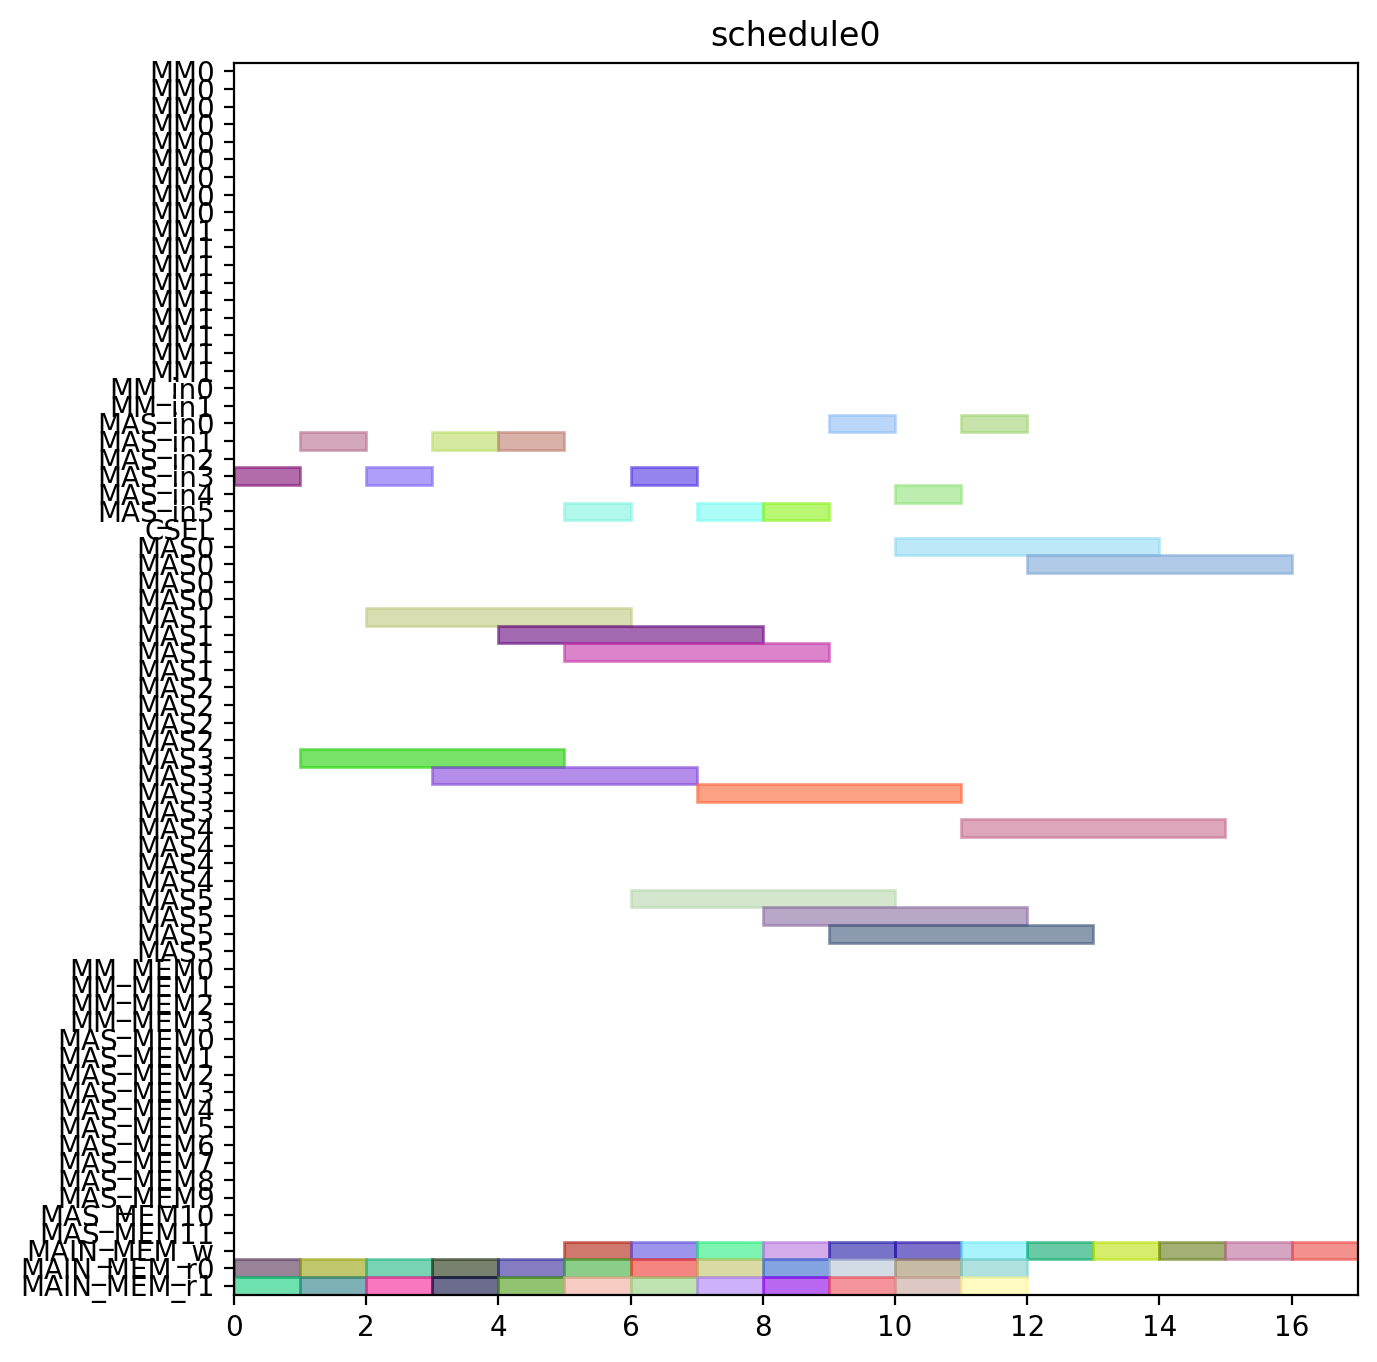

The Python source for this figure:
from pyschedule import Scenario, solvers, plotters, alt


def solve():
	horizon = 120
	S = Scenario("schedule0", horizon=horizon)

	# resource
	MM = S.Resources('MM', num=2, size=9)
	MM_in = S.Resources('MM_in', num=2)
	MAS_in = S.Resources('MAS_in', num=6)
	CSEL = S.Resource('CSEL')
	MAS = S.Resources('MAS', num=6, size=4, periods=range(1, horizon))
	MM_MEM = S.Resources('MM_MEM', num=4)
	MAS_MEM = S.Resources('MAS_MEM', num=12)
	MAIN_MEM_w = S.Resource('MAIN_MEM_w', size=1)
	MAIN_MEM_r = S.Resources('MAIN_MEM_r', num=2)

	# result of previous scheduling

	# new tasks
	c000 = S.Task('c000', length=4, delay_cost=1)
	c000 += alt(MAS)
	c000_in = S.Task('c000_in', length=1, delay_cost=1)
	c000_in += alt(MAS_in)
	S += c000_in*MAS_in[0]<=c000*MAS[0]

	S += c000_in*MAS_in[1]<=c000*MAS[1]

	S += c000_in*MAS_in[2]<=c000*MAS[2]

	S += c000_in*MAS_in[3]<=c000*MAS[3]

	S += c000_in*MAS_in[4]<=c000*MAS[4]

	S += c000_in*MAS_in[5]<=c000*MAS[5]

	S += 0<c000

	c000_w = S.Task('c000_w', length=1, delay_cost=1)
	c000_w += alt(MAIN_MEM_w)
	S += c000 <= c000_w

	c000_mem0 = S.Task('c000_mem0', length=1, delay_cost=1)
	c000_mem0 += MAIN_MEM_r[0]
	S += c000_mem0 <= c000

	c000_mem1 = S.Task('c000_mem1', length=1, delay_cost=1)
	c000_mem1 += MAIN_MEM_r[1]
	S += c000_mem1 <= c000

	c001 = S.Task('c001', length=4, delay_cost=1)
	c001 += alt(MAS)
	c001_in = S.Task('c001_in', length=1, delay_cost=1)
	c001_in += alt(MAS_in)
	S += c001_in*MAS_in[0]<=c001*MAS[0]

	S += c001_in*MAS_in[1]<=c001*MAS[1]

	S += c001_in*MAS_in[2]<=c001*MAS[2]

	S += c001_in*MAS_in[3]<=c001*MAS[3]

	S += c001_in*MAS_in[4]<=c001*MAS[4]

	S += c001_in*MAS_in[5]<=c001*MAS[5]

	S += 0<c001

	c001_w = S.Task('c001_w', length=1, delay_cost=1)
	c001_w += alt(MAIN_MEM_w)
	S += c001 <= c001_w

	c001_mem0 = S.Task('c001_mem0', length=1, delay_cost=1)
	c001_mem0 += MAIN_MEM_r[0]
	S += c001_mem0 <= c001

	c001_mem1 = S.Task('c001_mem1', length=1, delay_cost=1)
	c001_mem1 += MAIN_MEM_r[1]
	S += c001_mem1 <= c001

	c010 = S.Task('c010', length=4, delay_cost=1)
	c010 += alt(MAS)
	c010_in = S.Task('c010_in', length=1, delay_cost=1)
	c010_in += alt(MAS_in)
	S += c010_in*MAS_in[0]<=c010*MAS[0]

	S += c010_in*MAS_in[1]<=c010*MAS[1]

	S += c010_in*MAS_in[2]<=c010*MAS[2]

	S += c010_in*MAS_in[3]<=c010*MAS[3]

	S += c010_in*MAS_in[4]<=c010*MAS[4]

	S += c010_in*MAS_in[5]<=c010*MAS[5]

	S += 0<c010

	c010_w = S.Task('c010_w', length=1, delay_cost=1)
	c010_w += alt(MAIN_MEM_w)
	S += c010 <= c010_w

	c010_mem0 = S.Task('c010_mem0', length=1, delay_cost=1)
	c010_mem0 += MAIN_MEM_r[0]
	S += c010_mem0 <= c010

	c010_mem1 = S.Task('c010_mem1', length=1, delay_cost=1)
	c010_mem1 += MAIN_MEM_r[1]
	S += c010_mem1 <= c010

	c011 = S.Task('c011', length=4, delay_cost=1)
	c011 += alt(MAS)
	c011_in = S.Task('c011_in', length=1, delay_cost=1)
	c011_in += alt(MAS_in)
	S += c011_in*MAS_in[0]<=c011*MAS[0]

	S += c011_in*MAS_in[1]<=c011*MAS[1]

	S += c011_in*MAS_in[2]<=c011*MAS[2]

	S += c011_in*MAS_in[3]<=c011*MAS[3]

	S += c011_in*MAS_in[4]<=c011*MAS[4]

	S += c011_in*MAS_in[5]<=c011*MAS[5]

	S += 0<c011

	c011_w = S.Task('c011_w', length=1, delay_cost=1)
	c011_w += alt(MAIN_MEM_w)
	S += c011 <= c011_w

	c011_mem0 = S.Task('c011_mem0', length=1, delay_cost=1)
	c011_mem0 += MAIN_MEM_r[0]
	S += c011_mem0 <= c011

	c011_mem1 = S.Task('c011_mem1', length=1, delay_cost=1)
	c011_mem1 += MAIN_MEM_r[1]
	S += c011_mem1 <= c011

	c100 = S.Task('c100', length=4, delay_cost=1)
	c100 += alt(MAS)
	c100_in = S.Task('c100_in', length=1, delay_cost=1)
	c100_in += alt(MAS_in)
	S += c100_in*MAS_in[0]<=c100*MAS[0]

	S += c100_in*MAS_in[1]<=c100*MAS[1]

	S += c100_in*MAS_in[2]<=c100*MAS[2]

	S += c100_in*MAS_in[3]<=c100*MAS[3]

	S += c100_in*MAS_in[4]<=c100*MAS[4]

	S += c100_in*MAS_in[5]<=c100*MAS[5]

	S += 0<c100

	c100_w = S.Task('c100_w', length=1, delay_cost=1)
	c100_w += alt(MAIN_MEM_w)
	S += c100 <= c100_w

	c100_mem0 = S.Task('c100_mem0', length=1, delay_cost=1)
	c100_mem0 += MAIN_MEM_r[0]
	S += c100_mem0 <= c100

	c100_mem1 = S.Task('c100_mem1', length=1, delay_cost=1)
	c100_mem1 += MAIN_MEM_r[1]
	S += c100_mem1 <= c100

	c101 = S.Task('c101', length=4, delay_cost=1)
	c101 += alt(MAS)
	c101_in = S.Task('c101_in', length=1, delay_cost=1)
	c101_in += alt(MAS_in)
	S += c101_in*MAS_in[0]<=c101*MAS[0]

	S += c101_in*MAS_in[1]<=c101*MAS[1]

	S += c101_in*MAS_in[2]<=c101*MAS[2]

	S += c101_in*MAS_in[3]<=c101*MAS[3]

	S += c101_in*MAS_in[4]<=c101*MAS[4]

	S += c101_in*MAS_in[5]<=c101*MAS[5]

	S += 0<c101

	c101_w = S.Task('c101_w', length=1, delay_cost=1)
	c101_w += alt(MAIN_MEM_w)
	S += c101 <= c101_w

	c101_mem0 = S.Task('c101_mem0', length=1, delay_cost=1)
	c101_mem0 += MAIN_MEM_r[0]
	S += c101_mem0 <= c101

	c101_mem1 = S.Task('c101_mem1', length=1, delay_cost=1)
	c101_mem1 += MAIN_MEM_r[1]
	S += c101_mem1 <= c101

	c110 = S.Task('c110', length=4, delay_cost=1)
	c110 += alt(MAS)
	c110_in = S.Task('c110_in', length=1, delay_cost=1)
	c110_in += alt(MAS_in)
	S += c110_in*MAS_in[0]<=c110*MAS[0]

	S += c110_in*MAS_in[1]<=c110*MAS[1]

	S += c110_in*MAS_in[2]<=c110*MAS[2]

	S += c110_in*MAS_in[3]<=c110*MAS[3]

	S += c110_in*MAS_in[4]<=c110*MAS[4]

	S += c110_in*MAS_in[5]<=c110*MAS[5]

	S += 0<c110

	c110_w = S.Task('c110_w', length=1, delay_cost=1)
	c110_w += alt(MAIN_MEM_w)
	S += c110 <= c110_w

	c110_mem0 = S.Task('c110_mem0', length=1, delay_cost=1)
	c110_mem0 += MAIN_MEM_r[0]
	S += c110_mem0 <= c110

	c110_mem1 = S.Task('c110_mem1', length=1, delay_cost=1)
	c110_mem1 += MAIN_MEM_r[1]
	S += c110_mem1 <= c110

	c111 = S.Task('c111', length=4, delay_cost=1)
	c111 += alt(MAS)
	c111_in = S.Task('c111_in', length=1, delay_cost=1)
	c111_in += alt(MAS_in)
	S += c111_in*MAS_in[0]<=c111*MAS[0]

	S += c111_in*MAS_in[1]<=c111*MAS[1]

	S += c111_in*MAS_in[2]<=c111*MAS[2]

	S += c111_in*MAS_in[3]<=c111*MAS[3]

	S += c111_in*MAS_in[4]<=c111*MAS[4]

	S += c111_in*MAS_in[5]<=c111*MAS[5]

	S += 0<c111

	c111_w = S.Task('c111_w', length=1, delay_cost=1)
	c111_w += alt(MAIN_MEM_w)
	S += c111 <= c111_w

	c111_mem0 = S.Task('c111_mem0', length=1, delay_cost=1)
	c111_mem0 += MAIN_MEM_r[0]
	S += c111_mem0 <= c111

	c111_mem1 = S.Task('c111_mem1', length=1, delay_cost=1)
	c111_mem1 += MAIN_MEM_r[1]
	S += c111_mem1 <= c111

	c200 = S.Task('c200', length=4, delay_cost=1)
	c200 += alt(MAS)
	c200_in = S.Task('c200_in', length=1, delay_cost=1)
	c200_in += alt(MAS_in)
	S += c200_in*MAS_in[0]<=c200*MAS[0]

	S += c200_in*MAS_in[1]<=c200*MAS[1]

	S += c200_in*MAS_in[2]<=c200*MAS[2]

	S += c200_in*MAS_in[3]<=c200*MAS[3]

	S += c200_in*MAS_in[4]<=c200*MAS[4]

	S += c200_in*MAS_in[5]<=c200*MAS[5]

	S += 0<c200

	c200_w = S.Task('c200_w', length=1, delay_cost=1)
	c200_w += alt(MAIN_MEM_w)
	S += c200 <= c200_w

	c200_mem0 = S.Task('c200_mem0', length=1, delay_cost=1)
	c200_mem0 += MAIN_MEM_r[0]
	S += c200_mem0 <= c200

	c200_mem1 = S.Task('c200_mem1', length=1, delay_cost=1)
	c200_mem1 += MAIN_MEM_r[1]
	S += c200_mem1 <= c200

	c201 = S.Task('c201', length=4, delay_cost=1)
	c201 += alt(MAS)
	c201_in = S.Task('c201_in', length=1, delay_cost=1)
	c201_in += alt(MAS_in)
	S += c201_in*MAS_in[0]<=c201*MAS[0]

	S += c201_in*MAS_in[1]<=c201*MAS[1]

	S += c201_in*MAS_in[2]<=c201*MAS[2]

	S += c201_in*MAS_in[3]<=c201*MAS[3]

	S += c201_in*MAS_in[4]<=c201*MAS[4]

	S += c201_in*MAS_in[5]<=c201*MAS[5]

	S += 0<c201

	c201_w = S.Task('c201_w', length=1, delay_cost=1)
	c201_w += alt(MAIN_MEM_w)
	S += c201 <= c201_w

	c201_mem0 = S.Task('c201_mem0', length=1, delay_cost=1)
	c201_mem0 += MAIN_MEM_r[0]
	S += c201_mem0 <= c201

	c201_mem1 = S.Task('c201_mem1', length=1, delay_cost=1)
	c201_mem1 += MAIN_MEM_r[1]
	S += c201_mem1 <= c201

	c210 = S.Task('c210', length=4, delay_cost=1)
	c210 += alt(MAS)
	c210_in = S.Task('c210_in', length=1, delay_cost=1)
	c210_in += alt(MAS_in)
	S += c210_in*MAS_in[0]<=c210*MAS[0]

	S += c210_in*MAS_in[1]<=c210*MAS[1]

	S += c210_in*MAS_in[2]<=c210*MAS[2]

	S += c210_in*MAS_in[3]<=c210*MAS[3]

	S += c210_in*MAS_in[4]<=c210*MAS[4]

	S += c210_in*MAS_in[5]<=c210*MAS[5]

	S += 0<c210

	c210_w = S.Task('c210_w', length=1, delay_cost=1)
	c210_w += alt(MAIN_MEM_w)
	S += c210 <= c210_w

	c210_mem0 = S.Task('c210_mem0', length=1, delay_cost=1)
	c210_mem0 += MAIN_MEM_r[0]
	S += c210_mem0 <= c210

	c210_mem1 = S.Task('c210_mem1', length=1, delay_cost=1)
	c210_mem1 += MAIN_MEM_r[1]
	S += c210_mem1 <= c210

	c211 = S.Task('c211', length=4, delay_cost=1)
	c211 += alt(MAS)
	c211_in = S.Task('c211_in', length=1, delay_cost=1)
	c211_in += alt(MAS_in)
	S += c211_in*MAS_in[0]<=c211*MAS[0]

	S += c211_in*MAS_in[1]<=c211*MAS[1]

	S += c211_in*MAS_in[2]<=c211*MAS[2]

	S += c211_in*MAS_in[3]<=c211*MAS[3]

	S += c211_in*MAS_in[4]<=c211*MAS[4]

	S += c211_in*MAS_in[5]<=c211*MAS[5]

	S += 0<c211

	c211_w = S.Task('c211_w', length=1, delay_cost=1)
	c211_w += alt(MAIN_MEM_w)
	S += c211 <= c211_w

	c211_mem0 = S.Task('c211_mem0', length=1, delay_cost=1)
	c211_mem0 += MAIN_MEM_r[0]
	S += c211_mem0 <= c211

	c211_mem1 = S.Task('c211_mem1', length=1, delay_cost=1)
	c211_mem1 += MAIN_MEM_r[1]
	S += c211_mem1 <= c211

	solvers.mip.solve(S,msg=1,kind='CPLEX',ratio_gap=1.01)

	solution = [['hoge']*len(S.solution()[1]) for i in range(len(S.solution()))]
	for i in range(len(S.solution())):
		for j in range(len(S.solution()[i])):
			solution[i][j]=str(S.solution()[i][j])
	print(solution)

	cycles = int(solution[-1][3])

	pic_file_name = "/mnt/rose/usr1/fukuda/ABE/multiRAM_multiMAS_16mux/scheduling_result/stage9MM2_stage4MAS6/CONJ/schedule0.png"
	if(S.solution() != []):
		plotters.matplotlib.plot(S,img_filename=pic_file_name, show_task_labels=False, fig_size=(cycles*0.25+3, 8))

	return solution
